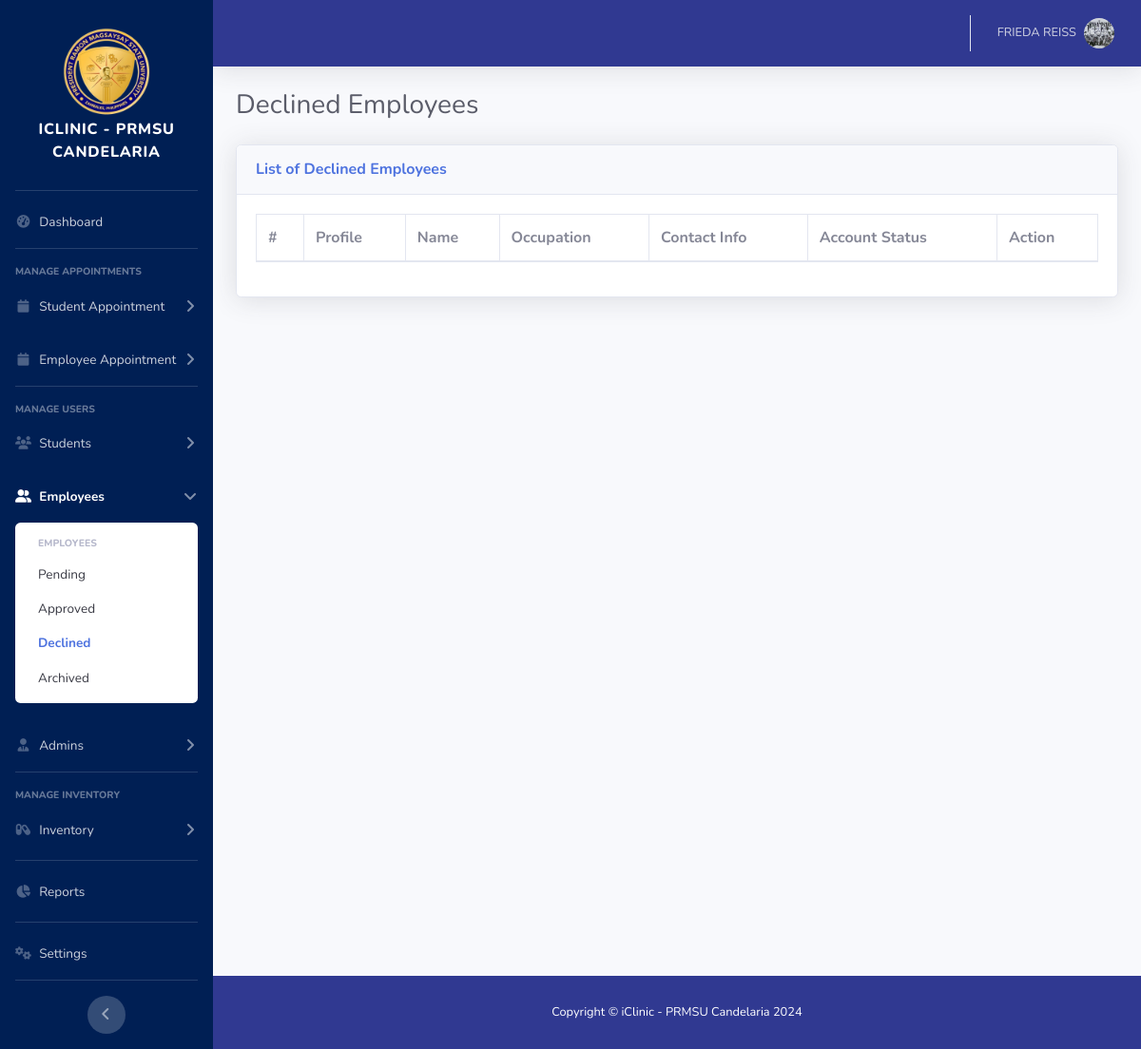
Before: /admin/employees-declined.php (signed in) with the older database file.
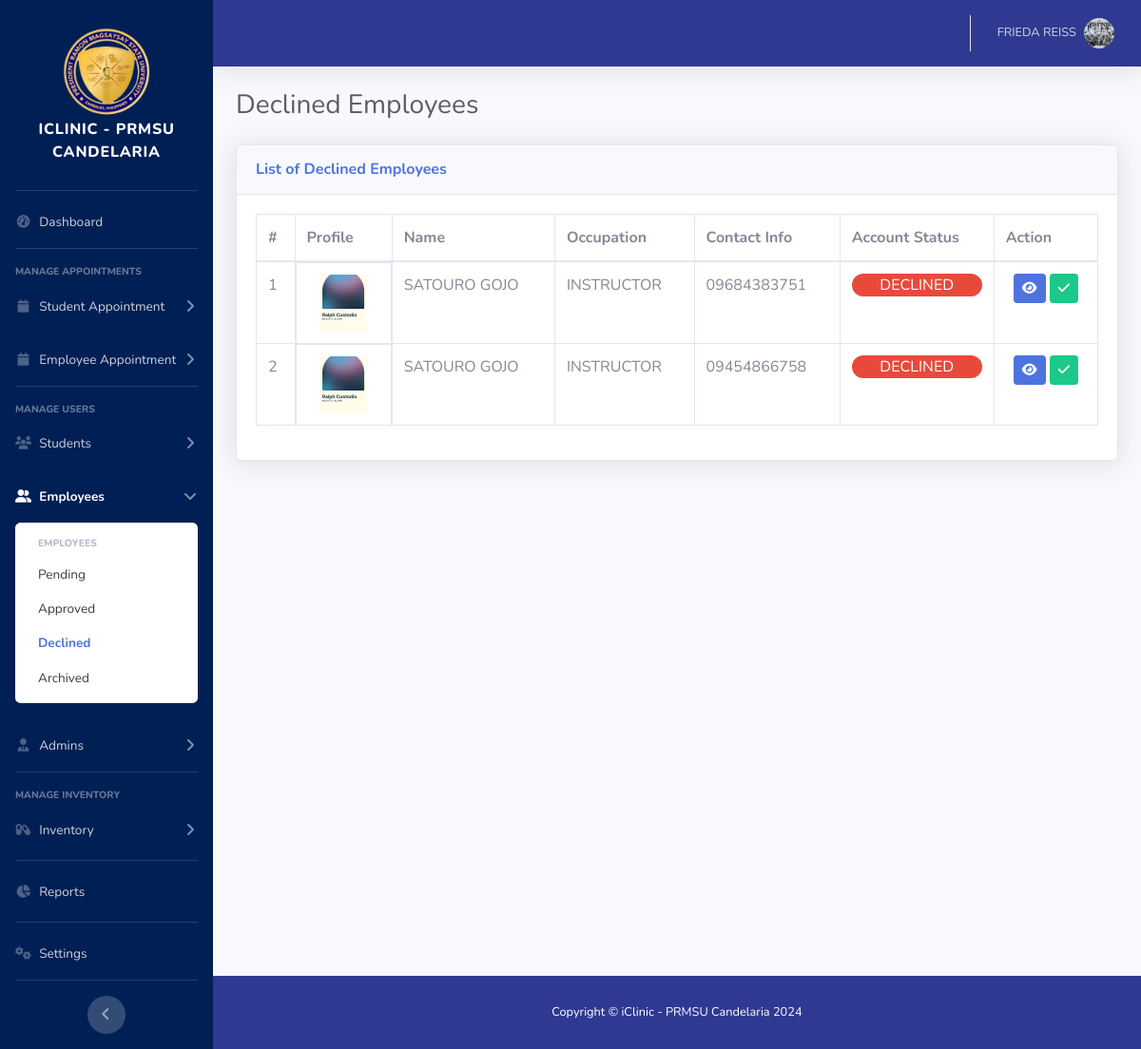
After: the same page with the newer database file.
### tables this page shows
CREATE TABLE `employee_tbl` (
  `employee_id` int(11) NOT NULL,
  `user_id` int(11) NOT NULL,
  `first_name` varchar(50) NOT NULL,
  `middle_name` varchar(50) NOT NULL,
  `last_name` varchar(50) NOT NULL,
  `suffix_name` varchar(20) NOT NULL,
  `birthdate` date NOT NULL,
  `age` int(10) NOT NULL,
  `sex` varchar(20) NOT NULL,
  `contact_no` varchar(12) NOT NULL,
  `personal_address` varchar(100) NOT NULL,
  `occupation` varchar(100) NOT NULL,
  `emergency_contact_name` varchar(100) NOT NULL,
  `emergency_contact_no` varchar(12) NOT NULL,
  `emergency_contact_address` varchar(100) NOT NULL,
  `profile` varchar(255) NOT NULL,
  `deleted` tinyint(1) NOT NULL DEFAULT 0 COMMENT '1 = deleted, 0 = not deleted'
);

### admin/employees-declined.php (the view, shortened to what the changed rows need)
<!DOCTYPE html>
<html lang="en">
<?php include './include/head.php'; ?>
<body id="page-top">
    <div id="wrapper">
        <div id="content-wrapper" class="d-flex flex-column">
            <div id="content">
                <div class="container-fluid">
                    <div class="d-sm-flex align-items-center justify-content-between mb-4">
                        <h1 class="h3 mb-0 text-gray-800">Declined Employees</h1>
                    </div>
                    <div class="row">
                        <div class="col-xl-12 col-lg-12">
                            <div class="card shadow mb-4">
                                <div class="card-body">
                                    <div class="table-responsive">
                                        <table class="table table-bordered nowrap" id="myTable" width="100%" cellspacing="0">
                                            <thead class="">
                                                <tr>
                                                    <th scope="col">#</th>
                                                    <th scope="col">Profile</th>
                                                    <th scope="col">Name</th>
                                                    <th scope="col">Occupation</th>
                                                    <th scope="col">Contact Info</th>
                                                    <th scope="col">Account Status</th>
                                                    <th scope="col">Action</th>
                                                </tr>
                                            </thead>
                                            <tbody>
                                            <?php
                                                require '../db/dbconn.php';
                                                $display_users = "SELECT st.*, ut.user_id, ut.no, ut.email, ut.role, ut.status
                                                                    FROM employee_tbl st
                                                                    INNER JOIN user_tbl ut ON ut.user_id = st.user_id
                                                                    WHERE ut.status = 'DECLINED' AND ut.deleted = 0
                                                                    ";
                                                $sqlQuery = mysqli_query($con, $display_users) or die(mysqli_error($con));
                                                $counter = 1;
                                                while($row = mysqli_fetch_array($sqlQuery)){
                                                    $user_id = $row['user_id'];
                                                    $employee_no = $row['no'];
                                                    $suffix_name = $row['suffix_name'];
                                                    if ($suffix_name == 'NA') {
                                                        $suffix = '';
                                                    }else{
                                                        $suffix = ', '.$suffix_name;
                                                    }
                                                    $contact = $row['contact_no'];
                                                    $occupation = $row['occupation'];
                                                    $profile = $row['profile'];
                                                    $status = $row['status'];
                                                    if ($status == 'PENDING') {
                                                        $status_text = "<p class='badge-warning text-center rounded-pill'>PENDING</p>";
                                                    } elseif ($status == "APPROVED") {
                                                        $status_text = "<p class='badge-success text-center rounded-pill'>APPROVED</p>";
                                                    } elseif ($status == "DECLINED") {
                                                        $status_text = "<p class='badge-danger text-center rounded-pill'>DECLINED</p>";
                                                    }
                                                    $full_name = $row['first_name'] . ' ' . $row['middle_name'] . ' ' . $row['last_name'] . '' . $suffix;
                                            ?>
                                        <tr>
                                            <td class=""><?php echo $counter; ?></td>
                                            <td class="d-flex">
                                                <img class="mx-auto rounded" src="../img/profiles/<?php echo $profile; ?>" alt="Profile Picture" style="width: 60px; height: 60px; object-fit: cover;">
                                            </td>
                                            <td class=""><?php echo $full_name; ?></td>
                                            <td class=""><?php echo $occupation; ?></td>
                                            <td class=""><?php echo $contact; ?></td>
                                            <td class=""><?php echo $status_text; ?></td>
                                            <td class="text-center">
                                                <a class="btn btn-sm btn-primary" data-toggle="modal" data-target="#view_<?php echo $user_id; ?>"><i class="fa-solid fa-eye"></i></a>
                                                <a href="#" class="btn btn-sm btn-success approve-employee-btn"
                                                   data-user-id="<?php echo $user_id; ?>"
                                                   data-user-name="<?php echo htmlspecialchars($full_name); ?>"
                                                   data-user-no="<?php echo htmlspecialchars($employee_no); ?>"
                                                   data-user-contact="<?php echo htmlspecialchars($contact); ?>"
                                                   data-user-occupation="<?php echo htmlspecialchars($occupation); ?>">
                                                   <i class="fa-solid fa-check"></i>
                                                </a>
                                            </td>
                                        </tr>
                                        <?php
                                            $counter++;
                                        }
                                        ?>
                                        </tbody>
                                        </table>
                                    </div>
                                </div>
                            </div>
                        </div>
                    </div>
                </div>
            </div>
        </div>
    </div>
</body>
</html>

Changed rows visible on the page:
now on this page (row edited): employee_tbl: profile (picture), full_name "SATOURO GOJO", occupation "INSTRUCTOR", contact_no "09684383751"
added employee_tbl: profile (picture), full_name "SATOURO GOJO", occupation "INSTRUCTOR", contact_no "09454866758"
